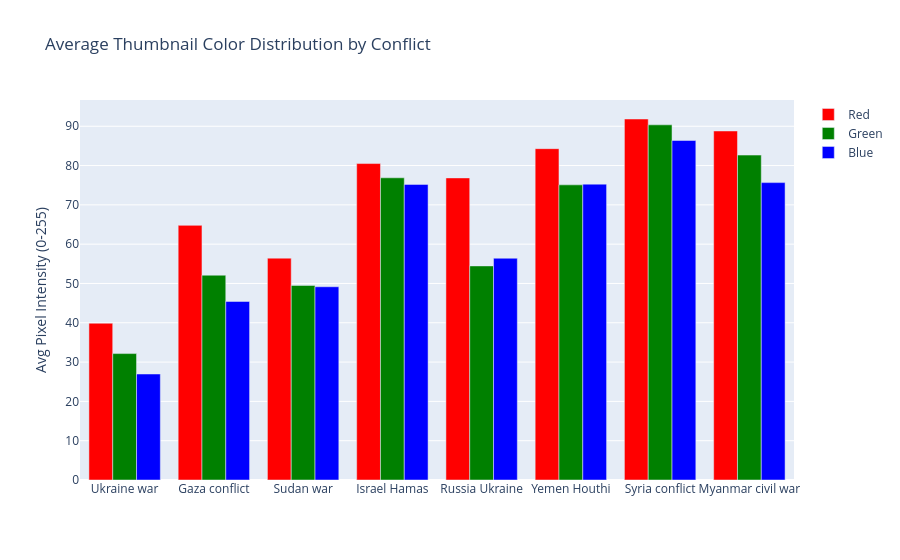

Notebook code for this chart:
### Code cell
# ── 3B. Color Distribution Analysis per Conflict ─────────────────────────────

def color_histogram_per_keyword(df, samples_per_keyword=3):
    """Create average color histograms per conflict keyword."""
    if df.empty or 'thumbnail_url' not in df.columns:
        print('No thumbnail data available.')
        return

    keywords = df['search_keyword'].unique()
    results = []

    for kw in keywords:
        subset = df[df['search_keyword'] == kw].head(samples_per_keyword)
        avg_r, avg_g, avg_b, count = 0, 0, 0, 0
        for _, row in subset.iterrows():
            img = download_thumbnail(row['thumbnail_url'])
            if img is not None:
                avg_r += img[:, :, 0].mean()
                avg_g += img[:, :, 1].mean()
                avg_b += img[:, :, 2].mean()
                count += 1
        if count > 0:
            results.append({
                'keyword': kw,
                'avg_red': avg_r / count,
                'avg_green': avg_g / count,
                'avg_blue': avg_b / count
            })

    if results:
        res_df = pd.DataFrame(results)
        fig = go.Figure()
        fig.add_trace(go.Bar(name='Red', x=res_df['keyword'], y=res_df['avg_red'], marker_color='red'))
        fig.add_trace(go.Bar(name='Green', x=res_df['keyword'], y=res_df['avg_green'], marker_color='green'))
        fig.add_trace(go.Bar(name='Blue', x=res_df['keyword'], y=res_df['avg_blue'], marker_color='blue'))
        fig.update_layout(title='Average Thumbnail Color Distribution by Conflict',
                          barmode='group', yaxis_title='Avg Pixel Intensity (0-255)')
        fig.show()

color_histogram_per_keyword(yt_df)

### Figure 1 — Plotly figure (JSON) as saved in the notebook; plotly's stock layout.template omitted (floating-point values rounded to 4 significant figures)
{"data": [{"marker": {"color": "red"}, "name": "Red", "type": "bar", "x": ["Ukraine war", "Gaza conflict", "Sudan war", "Israel Hamas", "Russia Ukraine", "Yemen Houthi", "Syria conflict", "Myanmar civil war"], "y": [39.89, 64.78, 56.45, 80.51, 76.86, 84.3, 91.84, 88.8]}, {"marker": {"color": "green"}, "name": "Green", "type": "bar", "x": ["Ukraine war", "Gaza conflict", "Sudan war", "Israel Hamas", "Russia Ukraine", "Yemen Houthi", "Syria conflict", "Myanmar civil war"], "y": [32.16, 52.11, 49.5, 76.88, 54.46, 75.09, 90.36, 82.66]}, {"marker": {"color": "blue"}, "name": "Blue", "type": "bar", "x": ["Ukraine war", "Gaza conflict", "Sudan war", "Israel Hamas", "Russia Ukraine", "Yemen Houthi", "Syria conflict", "Myanmar civil war"], "y": [26.97, 45.43, 49.16, 75.21, 56.42, 75.27, 86.38, 75.66]}], "layout": {"barmode": "group", "title": {"text": "Average Thumbnail Color Distribution by Conflict"}, "yaxis": {"title": {"text": "Avg Pixel Intensity (0-255)"}}}}
